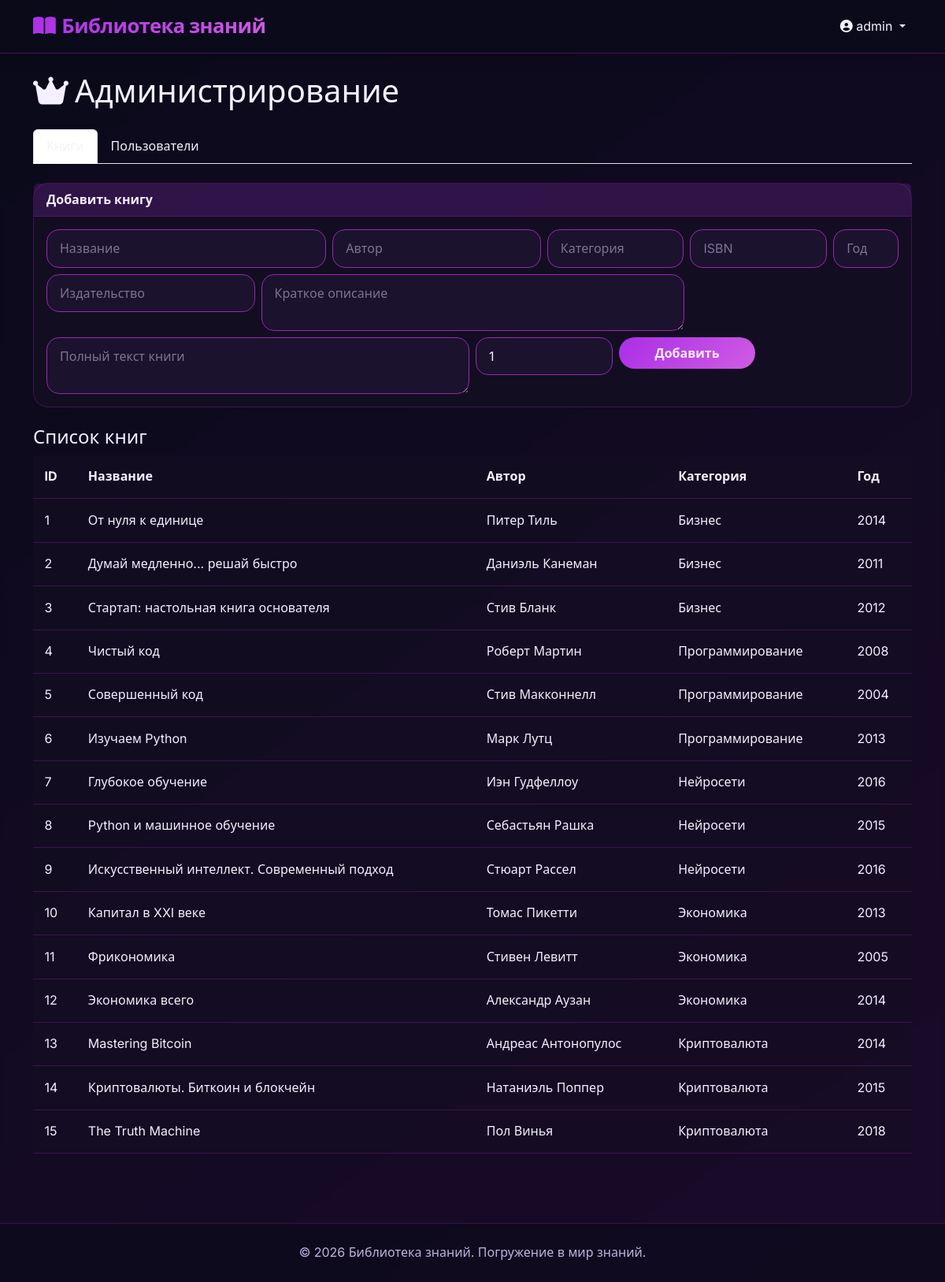
The page /admin (signed in) on the database its author committed.
### app.py (models this page shows, shortened)
class User(db.Model, UserMixin):
    id = db.Column(db.Integer, primary_key=True)
    login = db.Column(db.String(80), unique=True, nullable=False)
    password_hash = db.Column(db.String(120), nullable=False)
    role = db.Column(db.String(20), nullable=False)
    created_at = db.Column(db.DateTime, default=datetime.utcnow)

class Book(db.Model):
    id = db.Column(db.Integer, primary_key=True)
    title = db.Column(db.String(255), nullable=False)
    author = db.Column(db.String(200), nullable=False)
    description = db.Column(db.Text, nullable=True)
    content = db.Column(db.Text, nullable=True)
    category = db.Column(db.String(100), nullable=True)
    isbn = db.Column(db.String(20))
    year = db.Column(db.Integer)
    publisher = db.Column(db.String(100))
    cover_url = db.Column(db.String(300))
    copies = db.relationship('Copy', backref='book', lazy=True)

### app.py (the view)
@app.route('/admin')
@login_required
def admin_panel():
    if current_user.role != 'admin':
        flash('Доступ запрещён')
        return redirect(url_for('index'))
    users = User.query.all()
    books = Book.query.all()
    return render_template('admin.html', users=users, books=books)

### app.py (called while the page is built)
@login_manager.user_loader
def load_user(user_id):
    return User.query.get(int(user_id))

### templates/admin.html (shortened to what this page needs)
{% extends "base.html" %}
{% block content %}
<h1 class="mb-4 fade-in"><i class="fas fa-crown me-2"></i>Администрирование</h1>
<ul class="nav nav-tabs mb-4" id="adminTabs" role="tablist">
    <li class="nav-item"><button class="nav-link active" data-bs-toggle="tab" data-bs-target="#books">Книги</button></li>
    <li class="nav-item"><button class="nav-link" data-bs-toggle="tab" data-bs-target="#users">Пользователи</button></li>
</ul>
<div class="tab-content">
    <div class="tab-pane fade show active" id="books">
        <div class="card mb-4">
            <div class="card-header">Добавить книгу</div>
            <div class="card-body">
                <form action="{{ url_for('add_book') }}" method="post">
                    <div class="row g-2">
                        <div class="col-md-4"><input type="text" name="title" class="form-control" placeholder="Название" required></div>
                        <div class="col-md-3"><input type="text" name="author" class="form-control" placeholder="Автор" required></div>
                        <div class="col-md-2"><input type="text" name="category" class="form-control" placeholder="Категория"></div>
                        <div class="col-md-2"><input type="text" name="isbn" class="form-control" placeholder="ISBN"></div>
                        <div class="col-md-1"><input type="number" name="year" class="form-control" placeholder="Год"></div>
                        <div class="col-md-3"><input type="text" name="publisher" class="form-control" placeholder="Издательство"></div>
                        <div class="col-md-6"><textarea name="description" class="form-control" placeholder="Краткое описание" rows="2"></textarea></div>
                        <div class="col-md-6"><textarea name="content" class="form-control" placeholder="Полный текст книги" rows="2"></textarea></div>
                        <div class="col-md-2"><input type="number" name="copies_count" class="form-control" placeholder="Кол-во экз." value="1" required></div>
                        <div class="col-md-2"><button type="submit" class="btn btn-primary w-100">Добавить</button></div>
                    </div>
                </form>
            </div>
        </div>
        <h4>Список книг</h4>
        <div class="table-responsive">
            <table class="table">
                <thead> <tr><th>ID</th><th>Название</th><th>Автор</th><th>Категория</th><th>Год</th></tr> </thead>
                <tbody> {% for book in books %} <tr><td>{{ book.id }}</td><td>{{ book.title }}</td><td>{{ book.author }}</td><td>{{ book.category or '' }}</td><td>{{ book.year or '' }}</td></tr> {% endfor %} </tbody>
            </table>
        </div>
    </div>
</div>
{% endblock %}

### templates/base.html (shortened to what this page needs)
<!DOCTYPE html>
<html lang="ru">
<head>
    <link href="https://cdn.jsdelivr.net/npm/bootstrap@5.3.0/dist/css/bootstrap.min.css" rel="stylesheet">
    <link rel="stylesheet" href="https://cdnjs.cloudflare.com/ajax/libs/font-awesome/6.4.0/css/all.min.css">
    <link rel="stylesheet" href="{{ url_for('static', filename='css/style.css') }}">
</head>
<body>
    <nav class="navbar navbar-expand-lg sticky-top">
        <div class="container">
            <a class="navbar-brand" href="{{ url_for('index') }}">
                <i class="fas fa-book-open me-2"></i>Библиотека знаний
            </a>
            <div class="collapse navbar-collapse" id="navbarNav">
                <ul class="navbar-nav ms-auto">
                    {% if current_user.is_authenticated %}
                        <li class="nav-item dropdown">
                            <a class="nav-link dropdown-toggle" href="#" id="userDropdown" role="button" data-bs-toggle="dropdown">
                                <i class="fas fa-user-circle"></i> {{ current_user.login }}
                            </a>
                        </li>
                    {% else %}
                        <li class="nav-item"><a class="nav-link" href="{{ url_for('login') }}"><i class="fas fa-sign-in-alt"></i> Вход</a></li>
                        <li class="nav-item"><a class="nav-link" href="{{ url_for('register') }}"><i class="fas fa-user-plus"></i> Регистрация</a></li>
                    {% endif %}
                </ul>
            </div>
        </div>
    </nav>
    <main class="container py-4">
        {% block content %}{% endblock %}
    </main>
    <footer class="footer">
        <div class="container text-center">
            <span>© 2026 Библиотека знаний. Погружение в мир знаний.</span>
        </div>
    </footer>
</body>
</html>

### static/css/style.css (style rules this page uses)
:root { --bg-gradient-start: #0a0a1a; --bg-gradient-end: #1a0a2a; --card-bg: rgba(20, 15, 35, 0.75); --card-border: rgba(156, 39, 176, 0.3); --glass-blur: blur(12px); --primary: #aa2ee6; --primary-dark: #7b1fa2; --primary-light: #d05ce3; --accent-gradient: linear-gradient(135deg, #aa2ee6, #d05ce3); --text: #f5f0ff; --text-muted: #c0b3e0; --input-bg: rgba(30, 20, 50, 0.8); --input-border: #9c27b0; }
body, .navbar, .navbar-brand, .nav-link, .card, .card-body, .card-header, .card-title, .card-text, .table, .table th, .table td, .form-control, .form-select, .form-label, .modal-content, .modal-header, .modal-body, .modal-footer, .footer, .hero-section, .book-content, .btn, .btn-primary, .btn-outline-primary, .list-group-item, .dropdown-menu, .dropdown-item { color: var(--text) !important; }
.text-muted, .small, .card-text.text-muted, .footer, .dropdown-item.text-muted { color: var(--text-muted) !important; }
* { margin: 0; padding: 0; box-sizing: border-box; }
body { font-family: 'Inter', 'Segoe UI', system-ui, -apple-system, sans-serif; background: linear-gradient(145deg, var(--bg-gradient-start), var(--bg-gradient-end)); line-height: 1.6; min-height: 100vh; backdrop-filter: blur(2px); }
.navbar { background: rgba(10, 10, 26, 0.7); backdrop-filter: var(--glass-blur); border-bottom: 1px solid rgba(156, 39, 176, 0.4); box-shadow: 0 4px 20px rgba(0, 0, 0, 0.2); }
.navbar-brand { font-weight: 800; font-size: 1.6rem; background: var(--accent-gradient); -webkit-background-clip: text; background-clip: text; color: transparent !important; letter-spacing: -0.5px; }
.btn-primary { background: var(--accent-gradient); border: none; font-weight: 600; padding: 0.5rem 1.25rem; border-radius: 2rem; transition: all 0.2s; }
.btn { color: var(--text) !important; }
.form-control, .form-select, textarea, input:not([type="checkbox"]):not([type="radio"]) { background-color: var(--input-bg); border: 1px solid var(--input-border); color: var(--text) !important; border-radius: 1rem; padding: 0.7rem 1rem; }
.form-control::placeholder, textarea::placeholder, input::placeholder { color: #a0a0c0 !important; opacity: 0.7; }
.table { background-color: rgba(20, 15, 35, 0.5); color: var(--text) !important; border-color: rgba(156, 39, 176, 0.3); }
.table th, .table td { background-color: transparent; color: var(--text) !important; border-color: rgba(156, 39, 176, 0.3); padding: 0.9rem; }
.card { background: var(--card-bg); backdrop-filter: var(--glass-blur); border: 1px solid var(--card-border); border-radius: 1.2rem; }
.card-header { background: rgba(170, 46, 230, 0.2); border-bottom: 1px solid var(--card-border); font-weight: 600; }
.footer { border-top: 1px solid rgba(156, 39, 176, 0.3); background: rgba(10, 10, 26, 0.6); backdrop-filter: blur(4px); margin-top: 3rem; padding: 1.5rem 0; text-align: center; }
.fade-in { animation: fadeInUp 0.6s ease-out forwards; }

### rows shown on the page
User: login "admin"
Book: id "1", title "От нуля к единице", author "Питер Тиль", category "Бизнес", year "2014"
Book: id "2", title "Думай медленно... решай быстро", author "Даниэль Канеман", category "Бизнес", year "2011"
Book: id "3", title "Стартап: настольная книга основателя", author "Стив Бланк", category "Бизнес", year "2012"
Book: id "4", title "Чистый код", author "Роберт Мартин", category "Программирование", year "2008"
Book: id "5", title "Совершенный код", author "Стив Макконнелл", category "Программирование", year "2004"
Book: id "6", title "Изучаем Python", author "Марк Лутц", category "Программирование", year "2013"
Book: id "7", title "Глубокое обучение", author "Иэн Гудфеллоу", category "Нейросети", year "2016"
Book: id "8", title "Python и машинное обучение", author "Себастьян Рашка", category "Нейросети", year "2015"
Book: id "9", title "Искусственный интеллект. Современный подход", author "Стюарт Рассел", category "Нейросети", year "2016"
Book: id "10", title "Капитал в XXI веке", author "Томас Пикетти", category "Экономика", year "2013"
Book: id "11", title "Фрикономика", author "Стивен Левитт", category "Экономика", year "2005"
Book: id "12", title "Экономика всего", author "Александр Аузан", category "Экономика", year "2014"
Book: id "13", title "Mastering Bitcoin", author "Андреас Антонопулос", category "Криптовалюта", year "2014"
Book: id "14", title "Криптовалюты. Биткоин и блокчейн", author "Натаниэль Поппер", category "Криптовалюта", year "2015"
Book: id "15", title "The Truth Machine", author "Пол Винья", category "Криптовалюта", year "2018"
